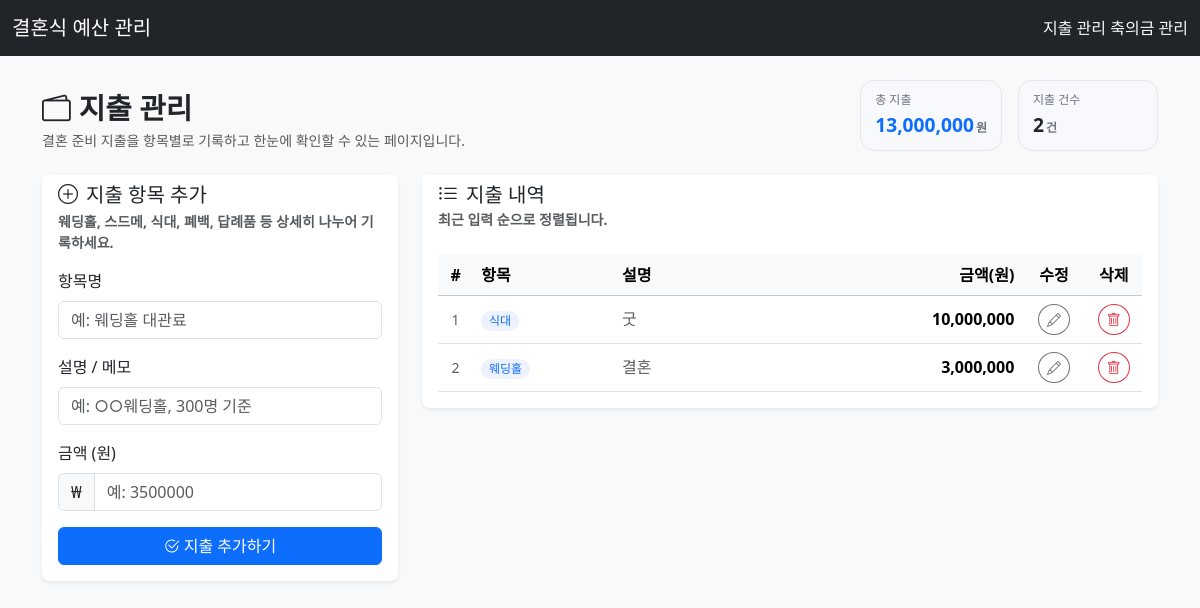
Page /expenses/ on the earlier database version.
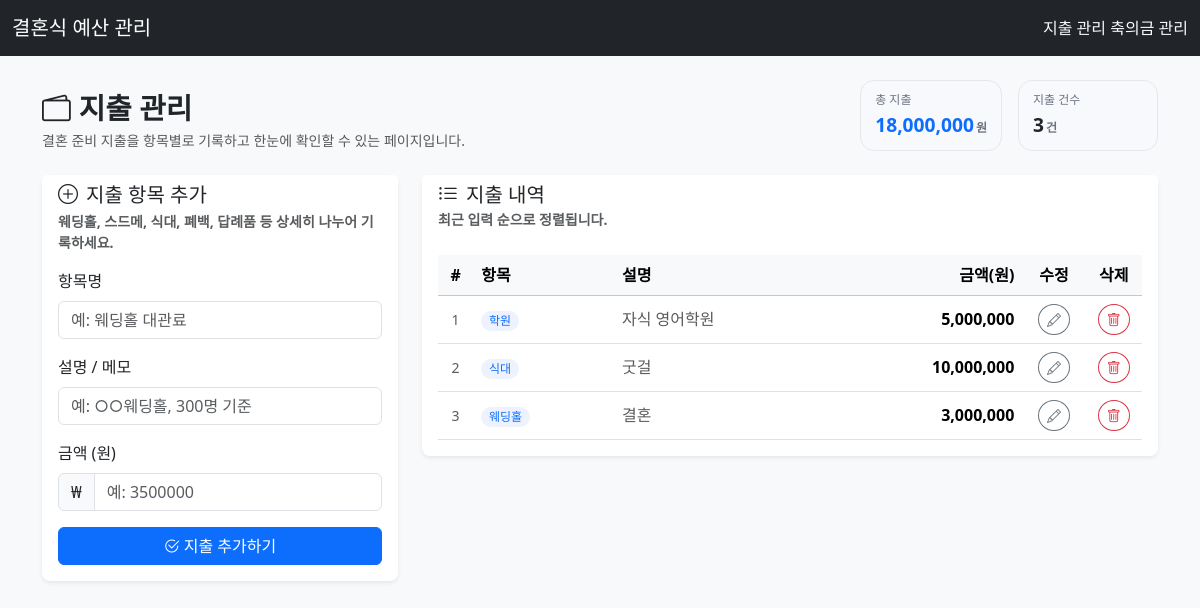
Same page on the later database version.
### models.py (models this page shows)
class Expense(db.Model):
    id = db.Column(db.Integer, primary_key=True)
    category = db.Column(db.String(50), nullable=False)
    description = db.Column(db.String(200))
    amount = db.Column(db.Integer, nullable=False)

### expenses_routes.py (the view, shortened to what this page needs)
@expenses_bp.route('/', methods=['GET', 'POST'])
def list_expenses():
    expenses_list = Expense.query.order_by(Expense.id.desc()).all()
    total_expense = db.session.query(
        func.coalesce(func.sum(Expense.amount), 0)
    ).scalar()
    return render_template(
        'expenses.html',
        expenses=expenses_list,
        total_expense=total_expense
    )

### templates/expenses.html (shortened to what this page needs)
{% extends 'base.html' %}
{% block content %}
<div class="expenses-page container-fluid px-0">
    <div class="d-flex flex-wrap justify-content-between align-items-end mb-4 gap-3">
        <div>
            <h1 class="page-title mb-1">
                <i class="bi bi-wallet2 me-2"></i>지출 관리
            </h1>
            <p class="text-muted mb-0 small">
                결혼 준비 지출을 항목별로 기록하고 한눈에 확인할 수 있는 페이지입니다.
            </p>
        </div>
        <div class="d-flex gap-3">
            <div class="stat-card">
                <div class="stat-label">총 지출</div>
                <div class="stat-value text-primary">
                    {{ "{:,}".format(total_expense) }}<span class="stat-unit">원</span>
                </div>
            </div>
            <div class="stat-card d-none d-sm-block">
                <div class="stat-label">지출 건수</div>
                <div class="stat-value">
                    {{ expenses|length }}<span class="stat-unit">건</span>
                </div>
            </div>
        </div>
    </div>
    <div class="row g-4">
        <div class="col-lg-4">
            <div class="card shadow-sm border-0 rounded-3 h-100">
                <div class="card-header bg-white border-0 pb-0">
                    <h5 class="card-title mb-1">
                        <i class="bi bi-plus-circle me-2"></i>지출 항목 추가
                    </h5>
                    <p class="text-muted small mb-0">
                        웨딩홀, 스드메, 식대, 폐백, 답례품 등 상세히 나누어 기록하세요.
                    </p>
                </div>
                <div class="card-body">
                    <form method="post" class="needs-validation" novalidate>
                        <div class="mb-3">
                            <label class="form-label">항목명</label>
                            <input type="text" name="category" class="form-control"
                                   placeholder="예: 웨딩홀 대관료" required>
                        </div>
                        <div class="mb-3">
                            <label class="form-label">설명 / 메모</label>
                            <input type="text" name="description" class="form-control"
                                   placeholder="예: ○○웨딩홀, 300명 기준">
                        </div>
                        <div class="mb-3">
                            <label class="form-label">금액 (원)</label>
                            <div class="input-group">
                                <span class="input-group-text">₩</span>
                                <input type="number" name="amount" class="form-control"
                                       min="0" placeholder="예: 3500000" required>
                            </div>
                        </div>
                        <button type="submit" class="btn btn-primary w-100">
                            <i class="bi bi-check2-circle me-1"></i>지출 추가하기
                        </button>
                    </form>
                </div>
            </div>
        </div>
        <div class="col-lg-8">
            <div class="card shadow-sm border-0 rounded-3">
                <div class="card-header bg-white border-0 d-flex justify-content-between align-items-center">
                    <div>
                        <h5 class="card-title mb-0">
                            <i class="bi bi-list-ul me-2"></i>지출 내역
                        </h5>
                        <span class="text-muted small">최근 입력 순으로 정렬됩니다.</span>
                    </div>
                </div>
                <div class="card-body pt-0">
                    <div class="table-responsive mt-3">
                        <table class="table table-hover align-middle mb-0">
                            <thead class="table-light">
                                <tr>
                                    <th class="text-center" style="width: 5%;">#</th>
                                    <th style="width: 20%;">항목</th>
                                    <th>설명</th>
                                    <th class="text-end" style="width: 18%;">금액(원)</th>
                                    <th class="text-center" style="width: 9%;">수정</th>
                                    <th class="text-center" style="width: 8%;">삭제</th>
                                </tr>
                            </thead>
                            <tbody>
                                {% for expense in expenses %}
                                    <tr>
                                        <td class="text-center text-muted small">
                                            {{ loop.index }}
                                        </td>
                                        <td>
                                            <span class="badge rounded-pill bg-soft-primary text-primary">
                                                {{ expense.category }}
                                            </span>
                                        </td>
                                        <td class="text-muted">
                                            {{ expense.description or '-' }}
                                        </td>
                                        <td class="text-end fw-semibold">
                                            {{ "{:,}".format(expense.amount) }}
                                        </td>
                                        <td class="text-center">
                                            <a href="{{ url_for('expenses.edit_expense', expense_id=expense.id) }}"
                                               class="btn btn-sm btn-outline-secondary rounded-circle"
                                               title="수정">
                                                <i class="bi bi-pencil"></i>
                                            </a>
                                        </td>
                                        <td class="text-center">
                                            <form method="post"
                                                  action="{{ url_for('expenses.delete_expense', expense_id=expense.id) }}"
                                                  onsubmit="return confirm('정말 삭제할까요?');">
                                                <button type="submit"
                                                        class="btn btn-sm btn-outline-danger rounded-circle"
                                                        title="삭제">
                                                    <i class="bi bi-trash"></i>
                                                </button>
                                            </form>
                                        </td>
                                    </tr>
                                {% else %}
                                    <tr>
                                        <td colspan="6" class="text-center text-muted py-4">
                                            아직 등록된 지출이 없습니다. 왼쪽에서 첫 지출을 입력해보세요.
                                        </td>
                                    </tr>
                                {% endfor %}
                            </tbody>
                        </table>
                    </div>
                </div>
            </div>
        </div>
    </div>
</div>
{% endblock %}

### templates/base.html (shortened to what this page needs)
<!DOCTYPE html>
<html lang="ko">
<head>
    <link
        href="https://cdn.jsdelivr.net/npm/bootstrap@5.3.3/dist/css/bootstrap.min.css"
        rel="stylesheet"
    >
    <link
        rel="stylesheet"
        href="https://cdn.jsdelivr.net/npm/bootstrap-icons@1.11.3/font/bootstrap-icons.css"
    >
    <link rel="stylesheet" href="{{ url_for('static', filename='style.css') }}">
</head>
<body>
<nav class="navbar navbar-expand-lg navbar-dark bg-dark mb-4">
    <div class="container-fluid">
        <a class="navbar-brand" href="{{ url_for('dashboard.index') }}">결혼식 예산 관리</a>
        <div>
            <a class="nav-link d-inline text-light" href="{{ url_for('expenses.list_expenses') }}">지출 관리</a>
            <a class="nav-link d-inline text-light" href="{{ url_for('guests.list_guests') }}">축의금 관리</a>
        </div>
    </div>
</nav>
<div class="container mb-4">
    {% block content %}{% endblock %}
</div>
</body>
</html>

### static/style.css (style rules this page uses)
body { background-color: #f8f9fa; }
.card-header { font-weight: bold; }
.expenses-page { max-width: 1200px; margin: 0 auto; }
.page-title { font-size: 1.8rem; font-weight: 600; }
.stat-card { min-width: 140px; padding: 10px 14px; border-radius: 14px; background: #f8f9fc; border: 1px solid #e5e7eb; }
.stat-label { font-size: 0.75rem; color: #6b7280; margin-bottom: 2px; }
.stat-value { font-size: 1.2rem; font-weight: 600; }
.stat-unit { font-size: 0.75rem; margin-left: 2px; color: #6b7280; }
.badge.bg-soft-primary { background-color: #eef2ff; font-weight: 500; }

Differences in the rows shown:
added Expense: category "학원", description "자식 영어학원", amount "5,000,000"
changed Expense "식대": description "굿" → "굿걸"
Other differences:
{{ "{:,}".format(total_expense) }}: "13,000,000" → "18,000,000"
{{ expenses|length }}: "2" → "3"
